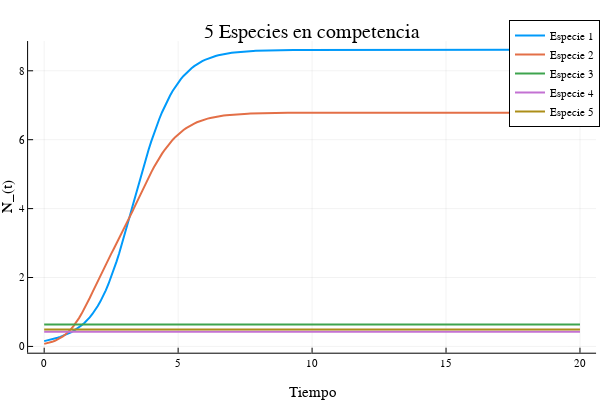

The code cell stored with this chart in its notebook:
### Code cell
plot(t,sol5[:,1],label ="Especie 1",w=2,
    title = "5 Especies en competencia",
    xlabel = "Tiempo",
    ylabel = "N_(t)"
)
plot!(t,sol5[:,2],label ="Especie 2",w=2)
plot!(t,sol5[:,3],label ="Especie 3",w=2)
plot!(t,sol5[:,4],label ="Especie 4",w=2)
plot!(t,sol5[:,5],label ="Especie 5",w=2)

### Figure 1 — Plotly figure (JSON) as saved in the notebook; plotly's stock layout.template omitted (floating-point values rounded to 4 significant figures; data arrays with more than 128 entries replaced by an {"elided": "..."} marker saying what was removed)
{"data": [{"colorbar": {"len": 0.8657, "title": "", "x": 0.9934, "y": 0.5087}, "legendgroup": "Especie 1", "line": {"color": "rgba(0, 154, 250, 1.000)", "dash": "solid", "shape": "linear", "width": 2}, "mode": "lines", "name": "Especie 1", "showlegend": true, "type": "scatter", "x": {"elided": "201 float values"}, "xaxis": "x", "y": {"elided": "201 float values"}, "yaxis": "y", "zmax": null, "zmin": null}, {"colorbar": {"len": 0.8657, "title": "", "x": 0.9934, "y": 0.5087}, "legendgroup": "Especie 2", "line": {"color": "rgba(227, 111, 71, 1.000)", "dash": "solid", "shape": "linear", "width": 2}, "mode": "lines", "name": "Especie 2", "showlegend": true, "type": "scatter", "x": {"elided": "201 float values"}, "xaxis": "x", "y": {"elided": "201 float values"}, "yaxis": "y", "zmax": null, "zmin": null}, {"colorbar": {"len": 0.8657, "title": "", "x": 0.9934, "y": 0.5087}, "legendgroup": "Especie 3", "line": {"color": "rgba(62, 164, 78, 1.000)", "dash": "solid", "shape": "linear", "width": 2}, "mode": "lines", "name": "Especie 3", "showlegend": true, "type": "scatter", "x": {"elided": "201 float values"}, "xaxis": "x", "y": {"elided": "201 float values"}, "yaxis": "y", "zmax": null, "zmin": null}, {"colorbar": {"len": 0.8657, "title": "", "x": 0.9934, "y": 0.5087}, "legendgroup": "Especie 4", "line": {"color": "rgba(195, 113, 210, 1.000)", "dash": "solid", "shape": "linear", "width": 2}, "mode": "lines", "name": "Especie 4", "showlegend": true, "type": "scatter", "x": {"elided": "201 float values"}, "xaxis": "x", "y": {"elided": "201 float values"}, "yaxis": "y", "zmax": null, "zmin": null}, {"colorbar": {"len": 0.8657, "title": "", "x": 0.9934, "y": 0.5087}, "legendgroup": "Especie 5", "line": {"color": "rgba(172, 142, 24, 1.000)", "dash": "solid", "shape": "linear", "width": 2}, "mode": "lines", "name": "Especie 5", "showlegend": true, "type": "scatter", "x": {"elided": "201 float values"}, "xaxis": "x", "y": {"elided": "201 float values"}, "yaxis": "y", "zmax": null, "zmin": null}], "layout": {"annotations": [{"font": {"color": "rgba(0, 0, 0, 1.000)", "family": "sans-serif", "size": 20}, "rotation": 0, "showarrow": false, "text": "5 Especies en competencia", "x": 0.5201, "xanchor": "center", "xref": "paper", "y": 1, "yanchor": "top", "yref": "paper"}], "height": 400, "legend": {"bgcolor": "rgba(255, 255, 255, 1.000)", "bordercolor": "rgba(0, 0, 0, 1.000)", "borderwidth": 1, "font": {"color": "rgba(0, 0, 0, 1.000)", "family": "sans-serif", "size": 11}, "title": {"font": {"color": "rgba(0, 0, 0, 1.000)", "family": "sans-serif", "size": 15}, "text": ""}, "tracegroupgap": 0, "traceorder": "normal", "x": 1, "xanchor": "auto", "y": 1, "yanchor": "auto"}, "margin": {"b": 20, "l": 0, "r": 0, "t": 20}, "paper_bgcolor": "rgba(255, 255, 255, 1.000)", "plot_bgcolor": "rgba(255, 255, 255, 1.000)", "showlegend": true, "width": 600, "xaxis": {"anchor": "y", "domain": [0.04684, 0.9934], "gridcolor": "rgba(0, 0, 0, 0.100)", "gridwidth": 0.5, "linecolor": "rgba(0, 0, 0, 1.000)", "mirror": false, "range": [-0.6, 20.6], "showgrid": true, "showline": true, "showticklabels": true, "tickangle": 0, "tickcolor": "rgb(0, 0, 0)", "tickfont": {"color": "rgba(0, 0, 0, 1.000)", "family": "sans-serif", "size": 11}, "tickmode": "array", "ticks": "inside", "ticktext": ["0", "5", "10", "15", "20"], "tickvals": [0, 5, 10, 15, 20], "title": "Tiempo", "titlefont": {"color": "rgba(0, 0, 0, 1.000)", "family": "sans-serif", "size": 15}, "type": "-", "visible": true, "zeroline": false, "zerolinecolor": "rgba(0, 0, 0, 1.000)"}, "yaxis": {"anchor": "x", "domain": [0.07581, 0.9415], "gridcolor": "rgba(0, 0, 0, 0.100)", "gridwidth": 0.5, "linecolor": "rgba(0, 0, 0, 1.000)", "mirror": false, "range": [-0.1825, 8.863], "showgrid": true, "showline": true, "showticklabels": true, "tickangle": 0, "tickcolor": "rgb(0, 0, 0)", "tickfont": {"color": "rgba(0, 0, 0, 1.000)", "family": "sans-serif", "size": 11}, "tickmode": "array", "ticks": "inside", "ticktext": ["0", "2", "4", "6", "8"], "tickvals": [0, 2, 4, 6, 8], "title": "N_(t)", "titlefont": {"color": "rgba(0, 0, 0, 1.000)", "family": "sans-serif", "size": 15}, "type": "-", "visible": true, "zeroline": false, "zerolinecolor": "rgba(0, 0, 0, 1.000)"}}}
